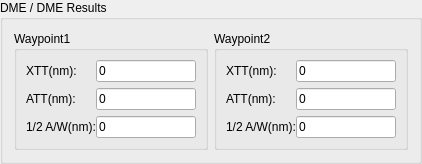
    <widget class="QGroupBox" name="gbResultsDME">
     <property name="sizePolicy">
      <sizepolicy hsizetype="Preferred" vsizetype="Fixed">
       <horstretch>0</horstretch>
       <verstretch>0</verstretch>
      </sizepolicy>
     </property>
     <property name="title">
      <string>DME / DME Results</string>
     </property>
     <layout class="QHBoxLayout" name="horizontalLayout_2">
      <item>
       <widget class="QGroupBox" name="gbResultsWaypoint1_2">
        <property name="title">
         <string>Waypoint1</string>
        </property>
        <layout class="QVBoxLayout" name="verticalLayout_4">
         <item>
          <widget class="QFrame" name="frame_76">
           <property name="frameShape">
            <enum>QFrame::NoFrame</enum>
           </property>
           <property name="frameShadow">
            <enum>QFrame::Raised</enum>
           </property>
           <layout class="QHBoxLayout" name="horizontalLayout_83">
            <property name="spacing">
             <number>0</number>
            </property>
            <property name="margin">
             <number>0</number>
            </property>
            <item>
             <widget class="QLabel" name="label_91">
              <property name="sizePolicy">
               <sizepolicy hsizetype="Preferred" vsizetype="Fixed">
                <horstretch>0</horstretch>
                <verstretch>0</verstretch>
               </sizepolicy>
              </property>
              <property name="minimumSize">
               <size>
                <width>50</width>
                <height>0</height>
               </size>
              </property>
              <property name="font">
               <font>
                <weight>50</weight>
                <bold>false</bold>
               </font>
              </property>
              <property name="frameShadow">
               <enum>QFrame::Plain</enum>
              </property>
              <property name="text">
               <string>XTT(nm):</string>
              </property>
             </widget>
            </item>
            <item>
             <widget class="QLineEdit" name="txtXtt1D">
              <property name="enabled">
               <bool>true</bool>
              </property>
              <property name="sizePolicy">
               <sizepolicy hsizetype="Preferred" vsizetype="Preferred">
                <horstretch>0</horstretch>
                <verstretch>0</verstretch>
               </sizepolicy>
              </property>
              <property name="minimumSize">
               <size>
                <width>0</width>
                <height>0</height>
               </size>
              </property>
              <property name="maximumSize">
               <size>
                <width>100</width>
                <height>16777215</height>
               </size>
              </property>
              <property name="font">
               <font>
                <weight>50</weight>
                <bold>false</bold>
               </font>
              </property>
              <property name="text">
               <string>0</string>
              </property>
             </widget>
            </item>
           </layout>
          </widget>
         </item>
         <item>
          <widget class="QFrame" name="frame_77">
           <property name="frameShape">
            <enum>QFrame::NoFrame</enum>
           </property>
           <property name="frameShadow">
            <enum>QFrame::Raised</enum>
           </property>
           <layout class="QHBoxLayout" name="horizontalLayout_84">
            <property name="spacing">
             <number>0</number>
            </property>
            <property name="margin">
             <number>0</number>
            </property>
            <item>
             <widget class="QLabel" name="label_92">
              <property name="sizePolicy">
               <sizepolicy hsizetype="Preferred" vsizetype="Fixed">
                <horstretch>0</horstretch>
                <verstretch>0</verstretch>
               </sizepolicy>
              </property>
              <property name="minimumSize">
               <size>
                <width>50</width>
                <height>0</height>
               </size>
              </property>
              <property name="font">
               <font>
                <weight>50</weight>
                <bold>false</bold>
               </font>
              </property>
              <property name="frameShadow">
               <enum>QFrame::Plain</enum>
              </property>
              <property name="text">
               <string>ATT(nm):</string>
              </property>
             </widget>
            </item>
            <item>
             <widget class="QLineEdit" name="txtAtt1D">
              <property name="sizePolicy">
               <sizepolicy hsizetype="Preferred" vsizetype="Preferred">
                <horstretch>0</horstretch>
                <verstretch>0</verstretch>
               </sizepolicy>
              </property>
              <property name="maximumSize">
               <size>
                <width>100</width>
                <height>16777215</height>
               </size>
              </property>
              <property name="font">
               <font>
                <weight>50</weight>
                <bold>false</bold>
               </font>
              </property>
              <property name="text">
               <string>0</string>
              </property>
             </widget>
            </item>
           </layout>
          </widget>
         </item>
         <item>
          <widget class="QFrame" name="frame_78">
           <property name="frameShape">
            <enum>QFrame::NoFrame</enum>
           </property>
           <property name="frameShadow">
            <enum>QFrame::Raised</enum>
           </property>
           <layout class="QHBoxLayout" name="horizontalLayout_85">
            <property name="spacing">
             <number>0</number>
            </property>
            <property name="margin">
             <number>0</number>
            </property>
            <item>
             <widget class="QLabel" name="label_93">
              <property name="sizePolicy">
               <sizepolicy hsizetype="Preferred" vsizetype="Fixed">
                <horstretch>0</horstretch>
                <verstretch>0</verstretch>
               </sizepolicy>
              </property>
              <property name="minimumSize">
               <size>
                <width>50</width>
                <height>0</height>
               </size>
              </property>
              <property name="font">
               <font>
                <weight>50</weight>
                <bold>false</bold>
               </font>
              </property>
              <property name="frameShadow">
               <enum>QFrame::Plain</enum>
              </property>
              <property name="text">
               <string>1/2 A/W(nm):</string>
              </property>
             </widget>
            </item>
            <item>
             <widget class="QLineEdit" name="txtAsw1D">
              <property name="sizePolicy">
               <sizepolicy hsizetype="Preferred" vsizetype="Preferred">
                <horstretch>0</horstretch>
                <verstretch>0</verstretch>
               </sizepolicy>
              </property>
              <property name="maximumSize">
               <size>
                <width>100</width>
                <height>16777215</height>
               </size>
              </property>
              <property name="font">
               <font>
                <weight>50</weight>
                <bold>false</bold>
               </font>
              </property>
              <property name="text">
               <string>0</string>
              </property>
             </widget>
            </item>
           </layout>
          </widget>
         </item>
        </layout>
       </widget>
      </item>
      <item>
       <widget class="QGroupBox" name="gbResultsWaypoint2_2">
        <property name="title">
         <string>Waypoint2</string>
        </property>
        <layout class="QVBoxLayout" name="verticalLayout_5">
         <item>
          <widget class="QFrame" name="frame_79">
           <property name="frameShape">
            <enum>QFrame::NoFrame</enum>
           </property>
           <property name="frameShadow">
            <enum>QFrame::Sunken</enum>
           </property>
           <layout class="QHBoxLayout" name="horizontalLayout_86">
            <property name="spacing">
             <number>0</number>
            </property>
            <property name="margin">
             <number>0</number>
            </property>
            <item>
             <widget class="QLabel" name="label_94">
              <property name="sizePolicy">
               <sizepolicy hsizetype="Preferred" vsizetype="Fixed">
                <horstretch>0</horstretch>
                <verstretch>0</verstretch>
               </sizepolicy>
              </property>
              <property name="minimumSize">
               <size>
                <width>50</width>
                <height>0</height>
               </size>
              </property>
              <property name="font">
               <font>
                <weight>50</weight>
                <bold>false</bold>
               </font>
              </property>
              <property name="frameShape">
               <enum>QFrame::NoFrame</enum>
              </property>
              <property name="frameShadow">
               <enum>QFrame::Plain</enum>
              </property>
              <property name="text">
               <string>XTT(nm):</string>
              </property>
             </widget>
            </item>
            <item>
             <widget class="QLineEdit" name="txtXtt2D">
              <property name="sizePolicy">
               <sizepolicy hsizetype="Preferred" vsizetype="Preferred">
                <horstretch>0</horstretch>
                <verstretch>0</verstretch>
               </sizepolicy>
              </property>
              <property name="maximumSize">
               <size>
                <width>100</width>
                <height>16777215</height>
               </size>
              </property>
              <property name="font">
               <font>
                <weight>50</weight>
                <bold>false</bold>
               </font>
              </property>
              <property name="text">
               <string>0</string>
              </property>
             </widget>
            </item>
           </layout>
          </widget>
         </item>
         <item>
          <widget class="QFrame" name="frame_80">
           <property name="frameShape">
            <enum>QFrame::NoFrame</enum>
           </property>
           <property name="frameShadow">
            <enum>QFrame::Raised</enum>
           </property>
           <layout class="QHBoxLayout" name="horizontalLayout_87">
            <property name="spacing">
             <number>0</number>
            </property>
            <property name="margin">
             <number>0</number>
            </property>
            <item>
             <widget class="QLabel" name="label_95">
              <property name="sizePolicy">
               <sizepolicy hsizetype="Preferred" vsizetype="Fixed">
                <horstretch>0</horstretch>
                <verstretch>0</verstretch>
               </sizepolicy>
              </property>
              <property name="minimumSize">
               <size>
                <width>50</width>
                <height>0</height>
               </size>
              </property>
              <property name="font">
               <font>
                <weight>50</weight>
                <bold>false</bold>
               </font>
              </property>
              <property name="frameShadow">
               <enum>QFrame::Plain</enum>
              </property>
              <property name="text">
               <string>ATT(nm):</string>
              </property>
             </widget>
            </item>
            <item>
             <widget class="QLineEdit" name="txtAtt2D">
              <property name="sizePolicy">
               <sizepolicy hsizetype="Preferred" vsizetype="Preferred">
                <horstretch>0</horstretch>
                <verstretch>0</verstretch>
               </sizepolicy>
              </property>
              <property name="maximumSize">
               <size>
                <width>100</width>
                <height>16777215</height>
               </size>
              </property>
              <property name="font">
               <font>
                <weight>50</weight>
                <bold>false</bold>
               </font>
              </property>
              <property name="text">
               <string>0</string>
              </property>
             </widget>
            </item>
           </layout>
          </widget>
         </item>
         <item>
          <widget class="QFrame" name="frame_81">
           <property name="frameShape">
            <enum>QFrame::NoFrame</enum>
           </property>
           <property name="frameShadow">
            <enum>QFrame::Raised</enum>
           </property>
           <layout class="QHBoxLayout" name="horizontalLayout_88">
            <property name="spacing">
             <number>0</number>
            </property>
            <property name="margin">
             <number>0</number>
            </property>
            <item>
             <widget class="QLabel" name="label_96">
              <property name="sizePolicy">
               <sizepolicy hsizetype="Preferred" vsizetype="Fixed">
                <horstretch>0</horstretch>
                <verstretch>0</verstretch>
               </sizepolicy>
              </property>
              <property name="minimumSize">
               <size>
                <width>50</width>
                <height>0</height>
               </size>
              </property>
              <property name="font">
               <font>
                <weight>50</weight>
                <bold>false</bold>
               </font>
              </property>
              <property name="frameShadow">
               <enum>QFrame::Plain</enum>
              </property>
              <property name="text">
               <string>1/2 A/W(nm):</string>
              </property>
             </widget>
            </item>
            <item>
             <widget class="QLineEdit" name="txtAsw2D">
              <property name="sizePolicy">
               <sizepolicy hsizetype="Preferred" vsizetype="Preferred">
                <horstretch>0</horstretch>
                <verstretch>0</verstretch>
               </sizepolicy>
              </property>
              <property name="maximumSize">
               <size>
                <width>100</width>
                <height>16777215</height>
               </size>
              </property>
              <property name="font">
               <font>
                <weight>50</weight>
                <bold>false</bold>
               </font>
              </property>
              <property name="text">
               <string>0</string>
              </property>
             </widget>
            </item>
           </layout>
          </widget>
         </item>
        </layout>
       </widget>
      </item>
     </layout>
    </widget>
